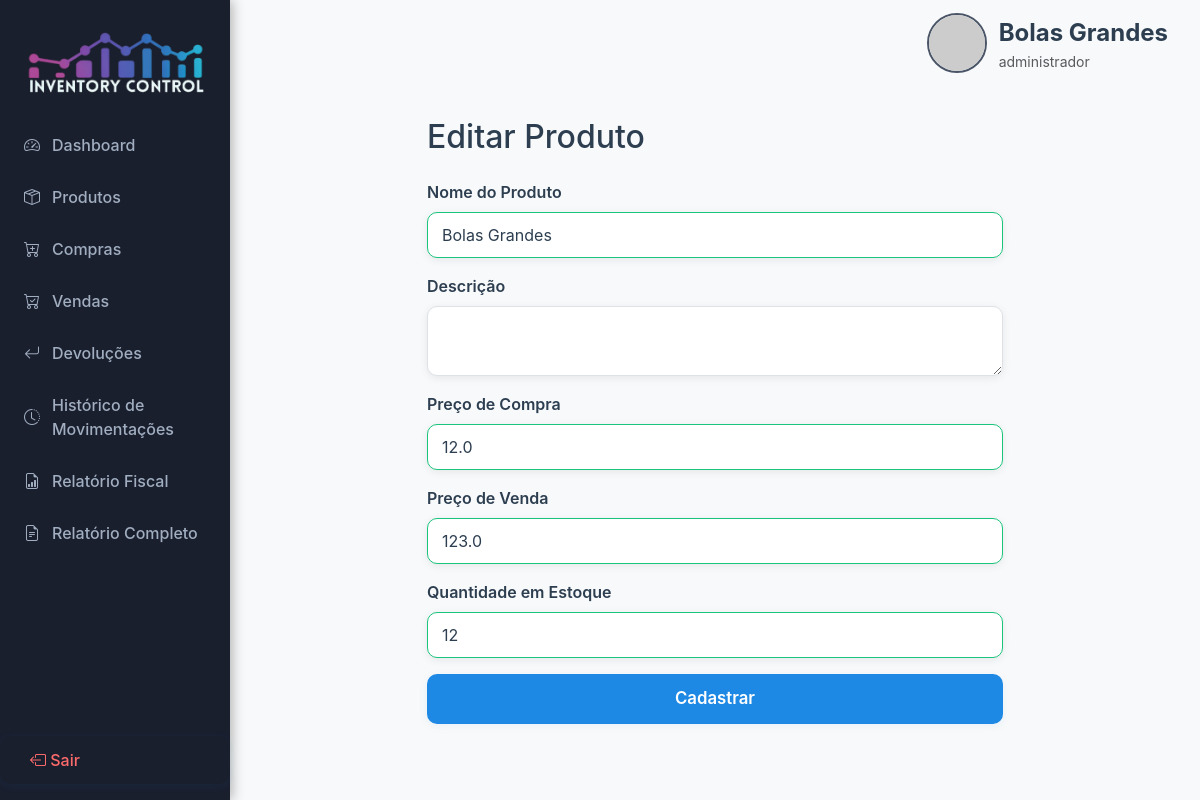
/editar/4 (signed in), run on the app's committed database.
### models/usuario.py (models this page shows, shortened)
class Usuario(UserMixin, db.Model):
    __tablename__ = 'usuario'  # Nome da tabela no banco de dados
    id = db.Column(db.Integer, primary_key=True)  # Identificador único do usuário
    nome = db.Column(db.String(150), nullable=False)  # Nome completo do usuário
    email = db.Column(db.String(150), unique=True, nullable=False)  # E-mail (login)
    senha_hash = db.Column(db.String(128), nullable=False)  # Hash da senha do usuário
    role = db.Column(db.String(50), default='vendedor')  # Papel do usuário (site_admin, administrador, vendedor, contador)
    foto_perfil = db.Column(db.String(255), nullable=True, default=None)  # Caminho da foto de perfil
    empresa_id = db.Column(db.Integer, ForeignKey('empresa.id'), nullable=True)  # Empresa à qual o usuário pertence

### models/produto.py (models this page shows, shortened)
class Produto(db.Model):
    __tablename__ = 'produto'  # Nome da tabela no banco de dados
    id = db.Column(db.Integer, primary_key=True)  # Identificador único do produto
    nome = db.Column(db.String(150), nullable=False)  # Nome do produto
    descricao = db.Column(db.Text, nullable=True)  # Descrição detalhada do produto
    preco_compra = db.Column(db.Float, nullable=False)  # Preço de compra do produto
    preco_venda = db.Column(db.Float, nullable=False)  # Preço de venda do produto
    quantidade_estoque = db.Column(db.Integer, default=0)  # Quantidade disponível em estoque
    usuario_id = db.Column(db.Integer, db.ForeignKey('usuario.id'), nullable=True)
    empresa_id = db.Column(db.Integer, db.ForeignKey('empresa.id'), nullable=True)

### app.py (the view, shortened to what this page needs)
@app.route('/editar/<int:produto_id>', methods=['GET', 'POST'])
@login_required
@role_required('administrador', 'vendedor')
def editar_produto(produto_id):
    produto = Produto.query.filter_by(id=produto_id, empresa_id=getattr(current_user, 'empresa_id', current_user.id)).first_or_404()
    form = CadastroProdutoForm(obj=produto)
    return render_template('edit_product.html', form=form, produto=produto)

### forms_type/cadastro_produto_form.py
class CadastroProdutoForm(FlaskForm):
    nome = StringField('Nome do Produto', validators=[DataRequired()])  # Nome do produto
    descricao = TextAreaField('Descrição')  # Descrição detalhada
    preco_compra = DecimalField('Preço de Compra', validators=[DataRequired(), NumberRange(min=0)])  # Preço de compra
    preco_venda = DecimalField('Preço de Venda', validators=[DataRequired(), NumberRange(min=0)])  # Preço de venda
    quantidade_estoque = IntegerField('Quantidade em Estoque', validators=[DataRequired(), NumberRange(min=0)])  # Quantidade inicial
    submit = SubmitField('Cadastrar')  # Botão de cadastro

### app.py (called while the page is built)
@login_manager.user_loader
def load_user(user_id):
    return db.session.get(Usuario, int(user_id))

def role_required(*roles):
    def decorator(view_func):
        @wraps(view_func)
        def wrapper(*args, **kwargs):
            if not current_user.is_authenticated:
                return redirect(url_for('login'))
            if getattr(current_user, 'role', None) == 'site_admin':
                return view_func(*args, **kwargs)
            if current_user.role not in roles:
                flash('Você não tem permissão para acessar esta funcionalidade.', 'danger')
                if getattr(current_user, 'role', None) == 'contador':
                    return redirect(url_for('relatorio_fiscal'))
                return redirect(url_for('index'))
            return view_func(*args, **kwargs)
        return wrapper
    return decorator

@app.context_processor
def inject_alertas_fiscais():
    alertas = []
    if current_user.is_authenticated:
        vendas = (
            Movimentacao.query.filter(Movimentacao.tipo=='venda', Movimentacao.empresa_id.in_(empresas_visiveis_ids()))
            .order_by(Movimentacao.data.desc()).limit(20).all()
        )
        for venda in vendas:
            produto = Produto.query.get(venda.produto_id)
            if venda.valor_unitario < produto.preco_compra:
                alertas.append(f"Venda do produto '{produto.nome}' abaixo do custo em {venda.data.strftime('%d/%m/%Y')}")
    return dict(alertas_fiscais=alertas)

### templates/edit_product.html (shortened to what this page needs)
{% extends 'base.html' %}
{% block content %}
<div class="container mt-5" style="max-width: 600px;">
    <h2 class="mb-4">Editar Produto</h2>
    <form method="POST">
        <div class="mb-3">
            {{ form.nome.label(class="form-label") }}
            {{ form.nome(class="form-control", value=produto.nome) }}
                    </div>
        <div class="mb-3">
            {{ form.descricao.label(class="form-label") }}
            {{ form.descricao(class="form-control", value=produto.descricao) }}
                    </div>
        <div class="mb-3">
            {{ form.preco_compra.label(class="form-label") }}
            {{ form.preco_compra(class="form-control", value=produto.preco_compra) }}
                    </div>
        <div class="mb-3">
            {{ form.preco_venda.label(class="form-label") }}
            {{ form.preco_venda(class="form-control", value=produto.preco_venda) }}
                    </div>
        <div class="mb-3">
            {{ form.quantidade_estoque.label(class="form-label") }}
            {{ form.quantidade_estoque(class="form-control", value=produto.quantidade_estoque) }}
                    </div>
        <div class="mb-3">
            {{ form.submit(class="btn btn-primary w-100") }}
        </div>
    </form>
</div>
{% endblock %}

### templates/base.html (shortened to what this page needs)
<!DOCTYPE html>
<html lang="pt-br">
<head>
    <link rel="stylesheet" href="https://cdn.jsdelivr.net/npm/bootstrap@5.3.2/dist/css/bootstrap.min.css">
    <link rel="stylesheet" href="https://cdn.jsdelivr.net/npm/bootstrap-icons@1.11.3/font/bootstrap-icons.css">
    <link rel="stylesheet" href="{{ url_for('static', filename='css/custom.css') }}">
</head>
<body>
    {% if current_user.is_authenticated %}
    <div class="sidebar">
        <div class="logo" style="text-align:center; padding-bottom: 0;">
            <img src="{{ url_for('static', filename='img/logoinventory.png') }}" alt="Logo" style="max-width: 180px; max-height: 120px; display: block; margin: 0 auto 8px auto;">
        </div>
        <nav style="position: relative;">
            {% if current_user.role in ['administrador', 'vendedor'] %}
            <a href="{{ url_for('index') }}" class="{% if request.endpoint == 'index' %}active nav-current{% endif %}"><i class="bi bi-speedometer2"></i> Dashboard</a>
            <a href="{{ url_for('listar_produtos') }}" class="{% if request.endpoint == 'listar_produtos' %}active nav-current{% endif %}"><i class="bi bi-box-seam"></i> Produtos</a>
            <a href="{{ url_for('registrar_movimentacao', tipo='compra') }}" class=""><i class="bi bi-cart-plus"></i> Compras</a>
            <a href="{{ url_for('registrar_movimentacao', tipo='venda') }}" class=""><i class="bi bi-cart-check"></i> Vendas</a>
            <a href="{{ url_for('listar_devolucoes') }}" class="{% if request.endpoint == 'listar_devolucoes' %}active nav-current{% endif %}"><i class="bi bi-arrow-return-left"></i> Devoluções</a>
            <a href="{{ url_for('listar_movimentacoes') }}" class="{% if request.endpoint == 'listar_movimentacoes' %}active nav-current{% endif %}"><i class="bi bi-clock-history"></i> Histórico de Movimentações</a>
            {% endif %}
            {% if current_user.role in ['administrador', 'contador'] %}
            <a href="{{ url_for('relatorio_fiscal') }}" class="{% if request.endpoint == 'relatorio_fiscal' %}active nav-current{% endif %}"><i class="bi bi-file-earmark-bar-graph"></i> Relatório Fiscal</a>
            <a href="{{ url_for('relatorio_geral_completo') }}" class="{% if request.endpoint == 'relatorio_geral_completo' %}active nav-current{% endif %}"><i class="bi bi-file-earmark-text"></i> Relatório Completo</a>
            {% endif %}
        </nav>
        <form action="{{ url_for('logout') }}" method="post" class="mt-auto">
            <button type="submit" class="logout"><i class="bi bi-box-arrow-left"></i> Sair</button>
        </form>
    </div>
    <div class="main" style="margin-left:230px; min-height:100vh;">
        <div class="topbar" style="position:relative;">
            <div style="position:absolute; right:32px; top:50%; transform:translateY(-50%);">
                <div class="user">
                    <a href="{{ url_for('editar_conta') }}" class="d-flex align-items-center text-decoration-none" style="gap: 12px; color: inherit;">
                        <img src="{{ url_for('static', filename=current_user.foto_perfil) if current_user.is_authenticated and current_user.foto_perfil else 'https://ui-avatars.com/api/?name=' + (current_user.nome if current_user.is_authenticated else 'Usuário') }}" class="avatar" alt="Avatar">
                        <div>
                            <div class="name">{{ current_user.nome if current_user.is_authenticated else 'Visitante' }}</div>
                            <div class="small text-muted">{{ (current_user.role|default('vendedor')) }}</div>
                        </div>
                    </a>
                </div>
            </div>
        </div>
        <div class="container-fluid mt-4">
        {% block content %}{% endblock %}
        </div>
    </div>
    {% endif %}
</body>
</html>

### static/css/custom.css (style rules this page uses)
body { background: #f8f9fa; font-family: 'Inter', 'Segoe UI', Arial, sans-serif; color: #2c3e50; margin: 0; }
.sidebar { position: fixed; left: 0; top: 0; width: 230px; height: 100vh; background: #1a1f2e; color: #fff; display: flex; flex-direction: column; z-index: 100; box-shadow: 2px 0 12px 0 rgba(0,0,0,0.3); }
.sidebar .logo { font-size: 1.4rem; font-weight: bold; padding: 32px 24px 16px 24px; letter-spacing: 1px; color: #fff; }
.sidebar nav { flex: 1; display: flex; flex-direction: column; gap: 4px; margin-top: 16px; }
.sidebar nav a { color: #a0aec0; text-decoration: none; padding: 12px 24px; border-radius: 8px; display: flex; align-items: center; gap: 12px; font-size: 1rem; transition: background 0.2s, color 0.2s; font-weight: 500; }
.sidebar .logout { margin: 24px 0 16px 0; padding: 12px 24px; color: #ff6b6b; background: none; border: none; text-align: left; width: 100%; font-size: 1rem; cursor: pointer; font-weight: 500; }
.topbar { margin-left: 230px; height: 70px; background: transparent !important; display: flex; align-items: center; padding: 0 32px; box-shadow: none !important; position: sticky; top: 0; z-index: 10; border-bottom: none !important; }
.topbar .user { display: flex; align-items: center; gap: 12px; background: transparent !important; padding: 0 !important; border: none !important; margin-top: 16px; }
.topbar .user .avatar { width: 60px; height: 60px; border-radius: 50%; object-fit: cover; border: 2px solid #4a5568; }
.topbar .user .name { font-weight: 700; font-size: 1.5rem; color: #2c3e50; }
.btn { border-radius: 8px; font-weight: 500; padding: 8px 20px; font-size: 1rem; border: none; transition: all 0.2s; cursor: pointer; }
.btn-primary { background: #1e88e5; color: #fff; border: 2px solid #1e88e5; }
.form-control { background: #ffffff !important; border: 1px solid #dee2e6 !important; color: #2c3e50 !important; border-radius: 8px; padding: 10px 12px; }
.form-control::placeholder { color: #6c757d !important; }
.form-label { color: #2c3e50 !important; font-weight: 600; }
.container, .container-fluid, .main { background: #f8f9fa !important; }
input[type="text"], input[type="password"], input[type="email"], input[type="number"], textarea, select, .form-control { background: #ffffff !important; color: #2c3e50 !important; border: 1.5px solid #dee2e6 !important; border-radius: 10px !important; padding: 10px 14px !important; font-size: 1rem; box-shadow: 0 2px 8px rgba(0,0,0,0.08); transition: border 0.2s, box-shadow 0.2s; }
input[type="text"]::placeholder, input[type="password"]::placeholder, input[type="email"]::placeholder, textarea::placeholder, .form-control::placeholder { color: #6c757d !important; opacity: 1; }
input:required:valid, select:required:valid, textarea:required:valid { border-color: #1bc47d !important; }
.btn, button, input[type="submit"], input[type="button"] { border-radius: 10px !important; font-weight: 600; padding: 10px 28px !important; font-size: 1.05rem; border: 2px solid transparent !important; transition: all 0.2s; box-shadow: 0 2px 8px rgba(30,136,229,0.08); outline: none !important; }
.btn-primary { background: #1e88e5 !important; color: #fff !important; border: 2px solid #1e88e5 !important; }

### data on the page
Usuario: nome "Bolas Grandes", role "administrador"
Produto: nome "Bolas Grandes", preco_compra "12.0", preco_venda "123.0", quantidade_estoque "12"
